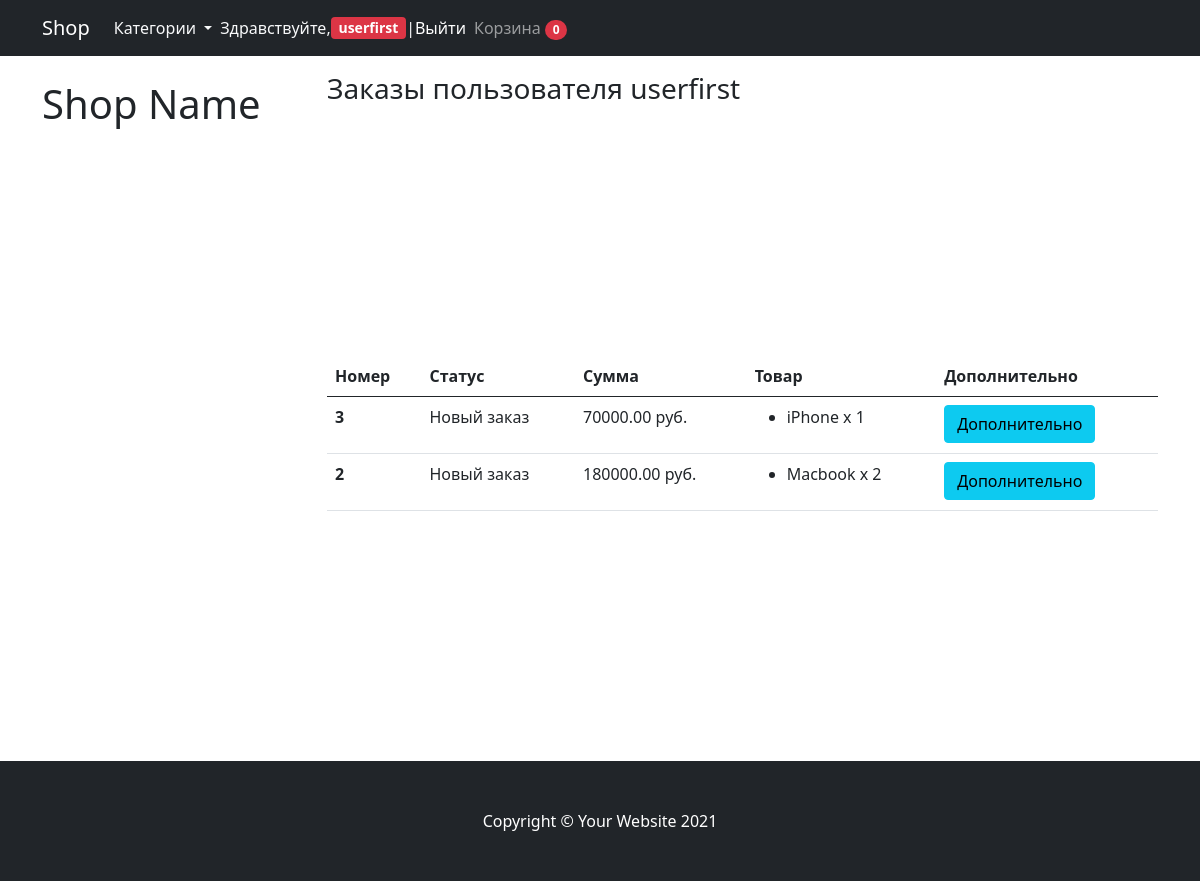
Screenshot of /profile/ (signed in) with the database file from the repository.
### mainapp/models.py (models this page shows, shortened)
class Cart(models.Model):
    owner = models.ForeignKey('Customer', null=True, verbose_name='Владелец', on_delete=models.CASCADE)
    products = models.ManyToManyField(CartProduct, blank=True, related_name='related_cart')
    total_products = models.PositiveIntegerField(default=0)
    final_price = models.DecimalField(max_digits=9, default=0, decimal_places=2, verbose_name='Общая цена')
    in_order = models.BooleanField(default=False)
    for_anonymous_user = models.BooleanField(default=False)

class Order(models.Model):
    STATUS_NEW = 'new'
    STATUS_IN_PROGRESS = 'in_progress'
    STATUS_READY = 'is_ready'
    STATUS_COMPLETED = 'completed'
    BUYING_TYPE_SELF = 'self'
    BUYING_TYPE_DELIVERY = 'delivery'
    STATUS_CHOICES = (
        (STATUS_NEW, 'Новый заказ'),
        (STATUS_IN_PROGRESS, 'Заказ в обработке'),
        (STATUS_READY, 'Заказ готов'),
        (STATUS_COMPLETED, 'Заказ выполнен')
    )
    BUYING_TYPE_CHOICES = (
        (BUYING_TYPE_SELF, 'Самовывоз'),
        (BUYING_TYPE_DELIVERY, 'Доставка')
    )
    customer = models.ForeignKey(Customer, verbose_name='Покупатель', related_name='related_orders', on_delete=models.CASCADE)
    first_name = models.CharField(max_length=225, verbose_name='Имя')
    last_name = models.CharField(max_length=225, verbose_name='Фамилия')
    phone = models.CharField(max_length=20, verbose_name='Номер телефона')
    cart = models.ForeignKey(Cart, verbose_name='Корзина', on_delete=models.CASCADE, null=True, blank=True)
    address = models.CharField(max_length=1024, verbose_name='Адрес', null=True, blank=True)
    status = models.CharField(max_length=100, verbose_name='Статус заказа', choices=STATUS_CHOICES, default=STATUS_NEW)
    buying_type = models.CharField(max_length=100, verbose_name='Тип заказа', choices=BUYING_TYPE_CHOICES, default=BUYING_TYPE_SELF)
    comment = models.TextField(verbose_name='Комментарий к заказу', null=True, blank=True)
    created_at = models.DateTimeField(auto_now=True, verbose_name='Дата создания заказа')
    order_date = models.DateField(verbose_name='Дата получения заказа', default=timezone.now)

class CartProduct(models.Model):
    user = models.ForeignKey('Customer', verbose_name='Покупатель', on_delete=models.CASCADE)
    cart = models.ForeignKey('Cart', verbose_name='Корзина', on_delete=models.CASCADE, related_name='related_products')
    product = models.ForeignKey(Product, verbose_name='Товар', on_delete=models.CASCADE)
    qty = models.PositiveIntegerField(default=1)
    final_price = models.DecimalField(max_digits=9, decimal_places=2, verbose_name='Общая цена')

class Product(models.Model):
    category = models.ForeignKey(Category, verbose_name='Категория', on_delete=models.CASCADE)
    title = models.CharField(max_length=255, verbose_name='Наименование')
    slug = models.SlugField(unique=True)
    image = models.ImageField(verbose_name='Изображение')
    description = models.TextField(verbose_name='Описание', null=True)
    price = models.DecimalField(max_digits=9, decimal_places=2, verbose_name='Цена')

### mainapp/views.py (the view)
# urls.py: path('profile/', ProfileView.as_view(), name='profile')
class ProfileView(CartMixin, View):
    def get(self, request, *args, **kwargs):
        customer = Customer.objects.get(user=request.user)
        orders = Order.objects.filter(customer=customer).order_by('-created_at')
        categories = Category.objects.all()
        return render(
            request,
            'profile.html',
            {'orders': orders, 'cart': self.cart, 'categories': categories}
        )

### mainapp/mixins.py (called while the page is built)
    def dispatch(self, request, *args, **kwargs):
        if request.user.is_authenticated:
            customer = Customer.objects.filter(user=request.user).first()
            if not customer:
                customer = Customer.objects.create(
                    user=request.user
                )
            cart = Cart.objects.filter(owner=customer, in_order=False).first()
            if not cart:
                cart = Cart.objects.create(owner=customer)
        else:
            cart = Cart.objects.filter(for_anonymous_user=True).first()
            if not cart:
                cart: Cart.objects.create(for_anonymous_user=True)
        self.cart = cart
        return super().dispatch(request, *args, **kwargs)

### mainapp/models.py (called while the page is built)
    def get_absolute_url(self):
        return reverse('category_detail', kwargs={'slug': self.slug})

### mainapp/templates/profile.html (shortened to what this page needs)
{% extends 'base.html' %}
{% block content %}
<h3 class="mt-3 mb-3">Заказы пользователя {{ request.user.username }}</h3>
{% if not orders.count %}
<div class="col-md-12" style="margin-top: 300px; margin-bottom: 300px">
    <h3><a href="{% url 'base' %}">У вас еще нет заказов</a></h3>
</div>
{% else %}
<div class="col-md-12" style="margin-bottom: 250px; margin-top: 250px;">
    <table class="table">
        <thead>
            <th scope="col">Номер</th>
            <th scope="col">Статус</th>
            <th scope="col">Сумма</th>
            <th scope="col">Товар</th>
            <th scope="col">Дополнительно</th>
        </thead>
        <tbody>
            {% for order in orders %}
                <tr>
                    <th scope="row">{{ order.id }}</th>
                    <td>{{ order.get_status_display }}</td>
                    <td>{{ order.cart.final_price }} руб.</td>
                    <td>
                        <ul>
                            {% for item in order.cart.products.all %}
                                <li>{{ item.product.title }} x {{ item.qty }}</li>
                            {% endfor %}
                        </ul>
                    </td>
                    <td>
                        <button type="button" class="btn btn-info" data-bs-toggle="modal" data-bs-target="#exampleModal-{{ order.id }}">Дополнительно</button>
                    </td>
                </tr>
            {% endfor %}
        </tbody>
    </table>
</div>
{% endif %}
{% endblock %}

### mainapp/templates/base.html (shortened to what this page needs)
<!DOCTYPE html>
<html lang="ru">
    <head>
        <link href="https://cdn.jsdelivr.net/npm/bootstrap@5.0.1/dist/css/bootstrap.min.css" rel="stylesheet">
    </head>
    <body>
        <nav class="navbar navbar-expand-lg navbar-dark bg-dark">
            <div class="container">
                <a class="navbar-brand" href="{% url 'base' %}">Shop</a>
                <div class="collapse navbar-collapse" id="navbarResponsive">
                        <ul class="navbar-nav">
                            <li class="nav-item dropdown">
                                <a href="#" class="nav-link text-light dropdown-toggle" id="navbarDropdownMenuLink" role="button" data-toggle="dropdown" aria-haspopup="true" aria-expanded="false">
                                    Категории
                                </a>
                            </li>
                            <li class="nav-item">
                                {% if request.user.is_authenticated %}
                                    <span class="navbar text text-light">Здравствуйте,
                                        <span class="badge bg-danger">
                                            <a style="text-decoration: none; font-size: 14px; color: white;" href="{% url 'profile' %}">{{ request.user.username }}</a>
                                        </span>
                                        | <a href="{% url 'logout' %}" style="color: white; text-decoration: none;">Выйти</a>
                                    </span>
                                {% endif %}
                            </li>
                        </ul>
                    <ul class="navbar-nav ml-auto">
                        <li class="nav-item"><a class="nav-link" href="{% url 'cart' %}">Корзина <span class="badge rounded-pill bg-danger">{{ cart.products.count }}</span></a></li>
                    </ul>
                </div>
            </div>
        </nav>
        <div class="container">
            <div class="row">
                <div class="col-lg-3">
                    <h1 class="my-4">Shop Name</h1>
                </div>
                <div class="col-lg-9">
                    {% block content %}{% endblock content %}
                </div>
            </div>
        </div>
        <footer class="py-5 bg-dark">
            <div class="container"><p class="m-0 text-center text-white">Copyright &copy; Your Website 2021</p></div>
        </footer>
    </body>
</html>

### rows the page displays
Cart: products.count "0"
Order: id "3", status "Новый заказ", cart.final_price "70000.00"
CartProduct: product "iPhone", qty "1"
Order: id "2", status "Новый заказ", cart.final_price "180000.00"
CartProduct: product "Macbook", qty "2"

### other values shown
{{ request.user.username }} "userfirst"
